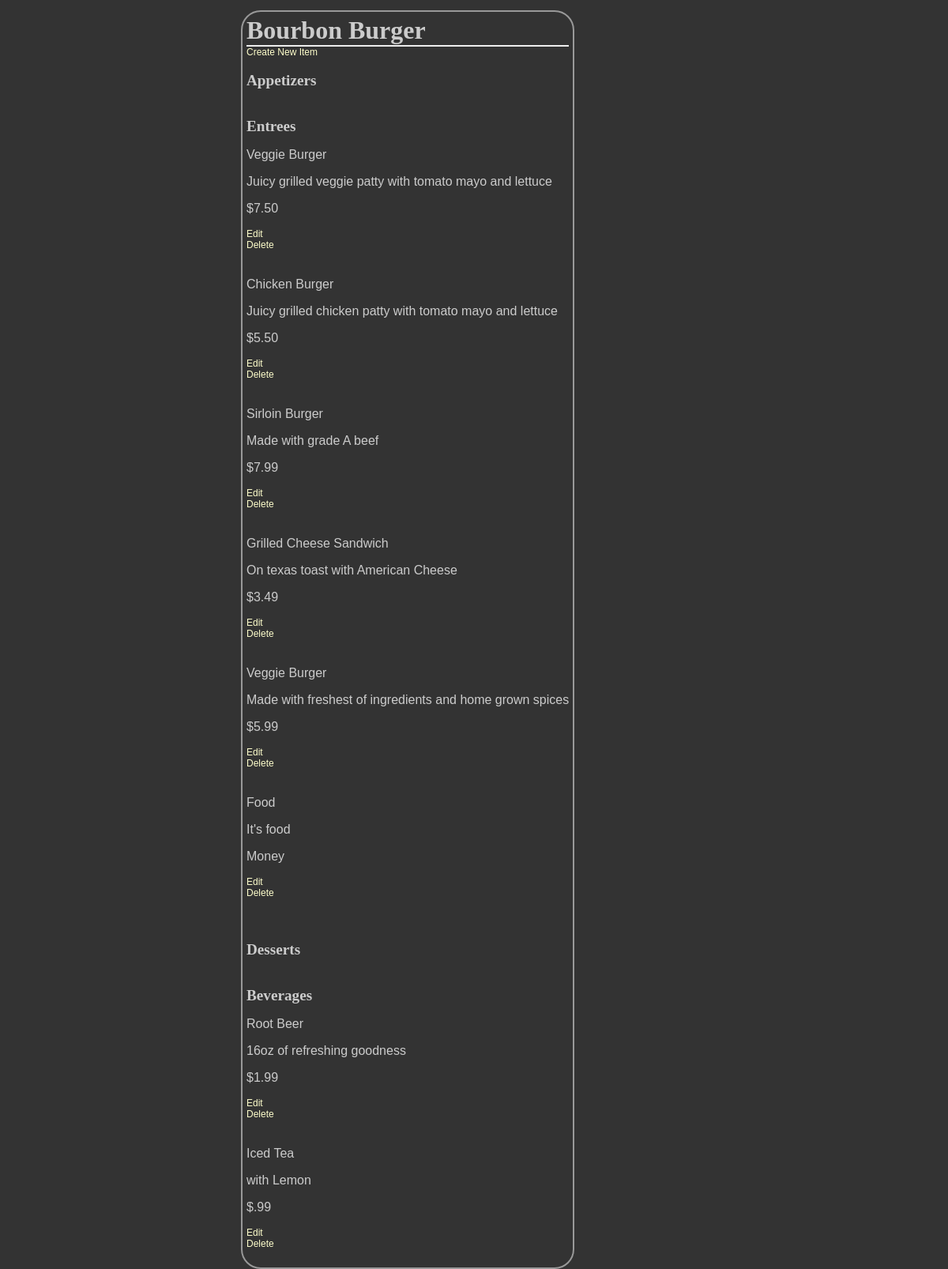
Screenshot of /restaurant/1/menu/ with the database file from the repository.
### flaskapp/database_setup.py (models this page shows, shortened)
class Restaurant(Base):
    __tablename__ = 'restaurant'
    id = Column(Integer, primary_key=True)
    name = Column(String(250), nullable=False)

class MenuItem(Base):
    __tablename__ = 'menu_item'
    name = Column(String(80), nullable=False)
    id = Column(Integer, primary_key=True)
    description = Column(String(250))
    price = Column(String(8))
    course = Column(String(250))
    restaurant_id = Column(Integer, ForeignKey('restaurant.id'))
    restaurant = relationship(Restaurant)

### flaskapp/finalproject.py (the view)
@app.route('/restaurant/<int:restaurant_id>/')
@app.route('/restaurant/<int:restaurant_id>/menu/')
def showMenu(restaurant_id):
    restaurant = session.query(Restaurant).filter_by(id=restaurant_id).one()
    items = session.query(MenuItem).filter_by(
        restaurant_id=restaurant_id).all()
    return render_template('menu.html', items=items, restaurant=restaurant)

### flaskapp/templates/menu.html (shortened to what this page needs)
<html>
<head>
<link rel=stylesheet type=text/css href="{{ url_for('static', filename='styles.css') }}">
	</head>
	<body>
		<div class = 'pane'>
		<h1>{{ restaurant.name }}</h1>
    {% if items !=[] %}
		<a href = "{{url_for('newMenuItem', restaurant_id = restaurant.id )}}">Create New Item</a>
	<h2>Appetizers</h2>
	<h2>Entrees</h2>
		{% for i in items %}
		{% if i.course == 'Entree' %}
		<p>{{i.name}}</p>
		<p>{{i.description}}</p>
		<p>{{i.price}}</p>
		<a href='{{url_for('editMenuItem', restaurant_id = restaurant.id, menu_id=i.id ) }}' >Edit</a>
	<a href='{{url_for('deleteMenuItem', restaurant_id = restaurant.id, menu_id=i.id ) }}' >Delete</a>
        {% endif %}
		{% endfor %}
	<h2>Desserts</h2>
	<h2>Beverages</h2>
		{% for i in items %}
		{% if i.course == 'Beverage' %}
		<p>{{i.name}}</p>
		<p>{{i.description}}</p>
		<p>{{i.price}}</p>
		<a href='{{url_for('editMenuItem', restaurant_id = restaurant.id, menu_id=i.id ) }}' >Edit</a>
	<a href='{{url_for('deleteMenuItem', restaurant_id = restaurant.id, menu_id=i.id ) }}' >Delete</a>
{% endif %}
		{% endfor %}
		{% else %}
		<p> You currently have no menu items. <p>
		<a href = "{{url_for('newMenuItem', restaurant_id = restaurant.id )}}">Create New Item</a>
			{% endif %}
</div>
	</body>
</html>

### flaskapp/static/styles.css (style rules this page uses)
body { font-family: sans-serif; background-color: #333333; background-image: url('https://cloud.githubusercontent.com/assets/9041401/6119508/7cbced14-b07e-11e4-9dbd-f01488203879.jpg') }
h1, h2, h3, h4 { color: #CCCCCC; }
h1, h2 { font-family: 'Georgia', serif; margin: 0; }
h1 { border-bottom: 2px solid #eee; }
h2 { font-size: 1.2em; }
p { color: #CCCCCC; }
a { text-decoration: none; color:#FFFFCC; font-size: .75em; }
.pane { position:absolute; left: 25%; border: 2px solid; border-radius: 25px; padding: 5px; margin: 5px; border-color: #999999; background-color: #333333; }

### rows the page displays
Restaurant: name "Bourbon Burger"
MenuItem: name "Veggie Burger", description "Juicy grilled veggie patty with tomato mayo and lettuce", price "$7.50"
MenuItem: name "Chicken Burger", description "Juicy grilled chicken patty with tomato mayo and lettuce", price "$5.50"
MenuItem: name "Sirloin Burger", description "Made with grade A beef", price "$7.99"
MenuItem: name "Grilled Cheese Sandwich", description "On texas toast with American Cheese", price "$3.49"
MenuItem: name "Veggie Burger", description "Made with freshest of ingredients and home grown spices", price "$5.99"
MenuItem: name "Food", description "It's food", price "Money"
MenuItem: name "Root Beer", description "16oz of refreshing goodness", price "$1.99"
MenuItem: name "Iced Tea", description "with Lemon", price "$.99"
